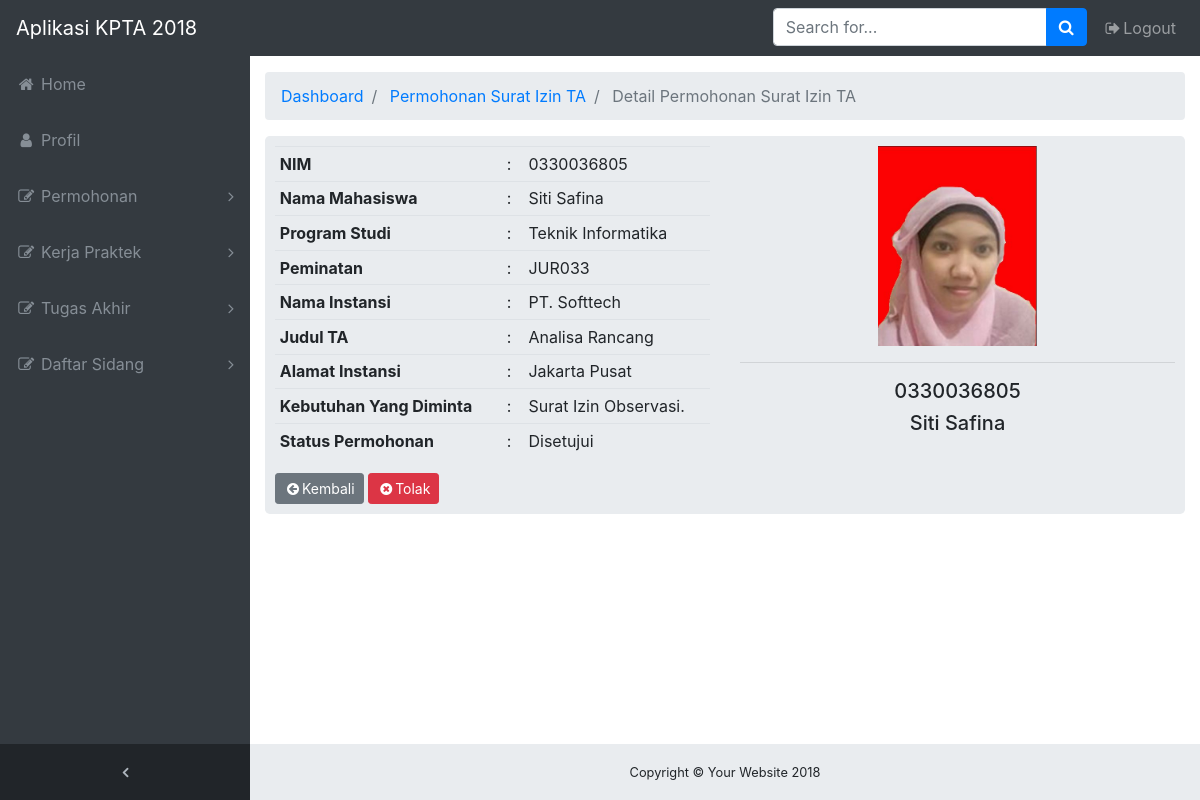
The app's page /admin/index.php?p=permohonan_tools&ts=ta&nim=0330036805&act=detail with its own data.
### tables this page shows
CREATE TABLE IF NOT EXISTS `surat_ta` (
  `id_surat_ta` varchar(15) NOT NULL,
  `judul_ta` varchar(100) NOT NULL,
  `nim` varchar(15) DEFAULT NULL,
  `nama_instansi` varchar(80) DEFAULT NULL,
  `alamat_instansi` text,
  `kebutuhan_instansi` text,
  `status` varchar(30) DEFAULT NULL,
  PRIMARY KEY (`id_surat_ta`)
);

CREATE TABLE IF NOT EXISTS `mahasiswa` (
  `nim` varchar(15) NOT NULL,
  `nama_mahasiswa` varchar(100) DEFAULT NULL,
  `email_mahasiswa` varchar(100) DEFAULT NULL,
  `tanggal_lahir_mahasiswa` date DEFAULT NULL,
  `tempat_lahir_mahasiswa` varchar(40) DEFAULT NULL,
  `agama_mahasiswa` varchar(15) DEFAULT NULL,
  `password_mahasiswa` varchar(100) DEFAULT NULL,
  `jk_mahasiswa` enum('L','P') DEFAULT NULL,
  `semester_mahasiswa` int(11) DEFAULT NULL,
  `alamat_mahasiswa` text,
  `telepon_mahasiswa` varchar(15) DEFAULT NULL,
  `kode_jurusan` varchar(15) DEFAULT NULL,
  `jumlah_sks` int(11) DEFAULT NULL,
  `foto_mahasiswa` varchar(100) DEFAULT NULL,
  PRIMARY KEY (`nim`)
);

CREATE TABLE IF NOT EXISTS `jurusan` (
  `kode_jurusan` varchar(15) NOT NULL,
  `nama_jurusan` varchar(70) DEFAULT NULL,
  `kode_fakultas` varchar(15) DEFAULT NULL,
  PRIMARY KEY (`kode_jurusan`)
);

### admin/controller.php (called while the page is built, shortened)
<?php
if (!empty($_GET['nim'])) {
  $query_surat_ta_nim = "SELECT * FROM surat_ta INNER JOIN mahasiswa INNER JOIN jurusan ON `surat_ta`.`nim` = `mahasiswa`.`nim` AND `mahasiswa`.`kode_jurusan` = `jurusan`.`kode_jurusan` WHERE `surat_ta`.`nim` = '$_GET[nim]'";
  $sql_surat_ta_nim = mysqli_query($mysqli,$query_surat_ta_nim);
}
?>

### admin/konten/02_pages/pta_detail.php (the view, shortened to what this page needs)
<ol class="breadcrumb">
  <li class="breadcrumb-item">
    <a href="?p=">Dashboard</a>
  </li>
  <li class="breadcrumb-item active">
    <a href="?p=permohonan_SIT">Permohonan Surat Izin TA</a>
  </li>
  <li class="breadcrumb-item active">
    Detail Permohonan Surat Izin TA
  </li>
</ol>
<div class="jumbotron" style="padding:10px">
  <div class="row">
    <div class="col-lg-6">
      <table class="table table-sm table-hover ">
        <?php
        foreach ($sql_surat_ta_nim as $key) {
          extract($key);
          $nim = $nim;
          $nama = $nama_mahasiswa;
          $foto = $foto_mahasiswa;
          ?>
               <tr>
                   <th>NIM</th>
                   <td width="5%">:</td>
                   <td><input type="hidden" name="nim" value="<?php echo $nim; ?>" required><?php echo $nim; ?></td>
               </tr>
               <tr>
                   <th>Nama Mahasiswa</th>
                   <td width="5%">:</td>
                   <td><?php echo $nama_mahasiswa; ?></td>
               </tr>
               <tr>
                   <th>Program Studi</th>
                   <td width="5%">:</td>
                   <td><?php echo $nama_jurusan; ?></td>
               </tr>
               <tr>
                   <th>Peminatan</th>
                   <td width="5%">:</td>
                   <td><?php echo $kode_jurusan; ?></td>
               </tr>
               <tr>
                   <th>Nama Instansi</th>
                   <td width="5%">:</td>
                   <td><?php echo $nama_instansi; ?></td>
               </tr>
               <tr>
                   <th>Judul TA</th>
                   <td width="5%">:</td>
                   <td><?php echo $judul_ta; ?></td>
               </tr>
               <tr>
                   <th>Alamat Instansi</th>
                   <td width="5%">:</td>
                   <td><?php echo $alamat_instansi; ?></td>
               </tr>
               <tr>
                   <th>Kebutuhan Yang Diminta</th>
                   <td width="5%">:</td>
                   <td><?php echo $kebutuhan_instansi; ?></td>
               </tr>
               <tr>
                   <th>Status Permohonan</th>
                   <td width="5%">:</td>
                   <td><?php echo $status; ?></td>
               </tr>
               <?php
             }
              ?>
      </table>
      <a href="?p=permohonan_SIT" class="btn btn-secondary btn-sm">
        <i class="fa fa-fw fa-arrow-circle-left"></i>Kembali</a>
      <?php
      if ($status == 'Disetujui') {
        ?>
        <a href="?p=permohonan_tools&ts=ta&nim=<?php echo $nim; ?>&act=x" class="btn btn-danger btn-sm">
          <i class="fa fa-fw fa-times-circle"></i>Tolak</a>
        <?php
      }
      else{
        ?>
        <a href="?p=permohonan_tools&ts=ta&nim=<?php echo $nim; ?>&act=v" class="btn btn-success btn-sm">
          <i class="fa fa-fw fa-check-circle"></i>Setujui</a>
        <?php
      }
      ?>
    </div>
    <div class="col-lg-6 text-center">
      <img src="img/<?php echo $foto ?>" alt="profil" height="200"><br>
      <hr>
      <h5><?php echo $nim; ?></h5>
      <h5><?php echo $nama; ?></h5>
    </div>
  </div>
</div>

### admin/assets/css/sb-admin.css (style rules this page uses)
html { position: relative; min-height: 100%; }
body { overflow-x: hidden; }
body.sticky-footer { margin-bottom: 56px; }
body.fixed-nav { padding-top: 56px; }

### records on screen
surat_ta: mahasiswa.nim "0330036805", mahasiswa.nama_mahasiswa "Siti Safina", jurusan.nama_jurusan "Teknik Informatika", jurusan.kode_jurusan "JUR033", nama_instansi "PT. Softtech", judul_ta "Analisa Rancang", alamat_instansi "Jakarta Pusat", kebutuhan_instansi "Surat Izin Observasi.", status "Disetujui", mahasiswa.foto_mahasiswa (picture)
